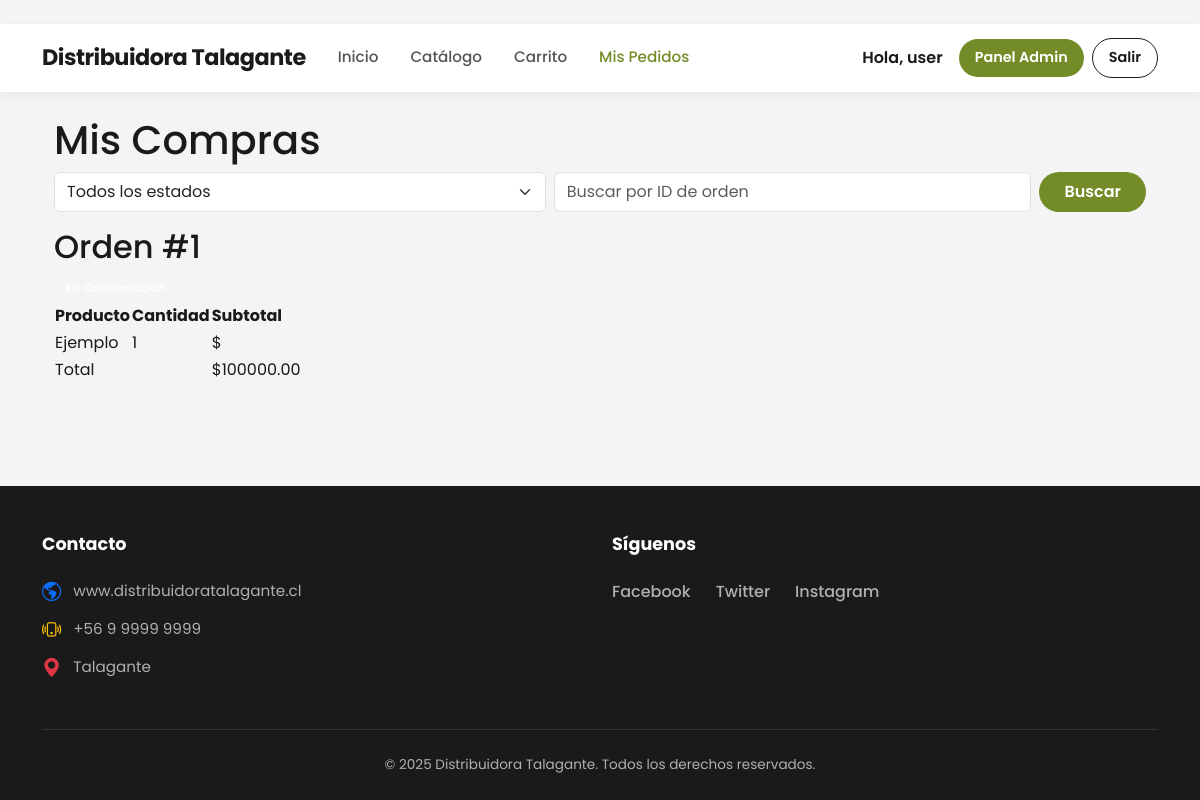
Page /mis-compras/ (signed in) on the committed database.
### core/models.py (models this page shows, shortened)
class Orden(models.Model):
    ESTADOS = [
        ('pendiente', 'Pendiente de Pago'),
        ('confirmacion', 'En Confirmación'),
        ('preparacion', 'En Preparación'),
        ('despacho', 'En Despacho / Listo para Retiro'),
        ('cancelado', 'Cancelado'),
        ('completado', 'Completado'),
    ]
    METODOS_PAGO = [
        ('transferencia', 'Transferencia Bancaria'),
        ('efectivo', 'Pago en Efectivo (Retiro)'),
    ]
    usuario = models.ForeignKey(User, on_delete=models.CASCADE)
    fecha = models.DateTimeField(auto_now_add=True)
    estado = models.CharField(max_length=20, choices=ESTADOS, default='pendiente')
    total = models.DecimalField(max_digits=12, decimal_places=2)
    metodo_pago = models.CharField(max_length=20, choices=METODOS_PAGO, default='transferencia')
    instrucciones_transferencia = models.TextField(default="Realice transferencia a Cuenta Corriente XXXX-XXXX y envíe comprobante por WhatsApp.")
    comprobante = models.ImageField(upload_to='comprobantes/', blank=True, null=True, help_text="Foto del comprobante de pago")
    nota_comprobante = models.TextField(blank=True, null=True, help_text="Link o nota del comprobante (opcional)")
    mensaje_cliente = models.TextField(blank=True, help_text="Mensaje opcional del cliente")

class ItemOrden(models.Model):
    orden = models.ForeignKey(Orden, on_delete=models.CASCADE)
    producto = models.ForeignKey(Producto, on_delete=models.CASCADE)
    cantidad = models.PositiveIntegerField()
    precio = models.DecimalField(max_digits=10, decimal_places=2)

class Producto(models.Model):
    codigo_barras = models.CharField(max_length=50, unique=True, blank=True, null=True,help_text="Se genera automáticamente si lo dejas vacío")
    nombre = models.CharField(max_length=200)
    categoria = models.CharField(max_length=50, blank=True)
    descripcion = models.TextField(blank=True)
    unidad_medida = models.CharField(max_length=2, choices=UnidadMedida.choices, default=UnidadMedida.UN)
    stock = models.DecimalField(max_digits=12, decimal_places=3, default=Decimal('0.000'))
    precio = models.DecimalField(
        max_digits=10,
        decimal_places=0,
        default=0,
        verbose_name="Precio"
    )
    tamano_paquete = models.DecimalField(max_digits=10, decimal_places=3, default=Decimal('1.000'), help_text="Ej: 10 para caja de 10 unidades")
    producto_hijo = models.ForeignKey('self', on_delete=models.SET_NULL, null=True, blank=True, related_name='productos_padre')
    fecha_vencimiento = models.DateField(null=True, blank=True)
    imagen = models.ImageField(upload_to='productos/', blank=True, null=True)
    activo = models.BooleanField(default=True)
    creado_en = models.DateTimeField(auto_now_add=True)
    actualizado_en = models.DateTimeField(auto_now=True)

### core/views.py (the view)
# urls.py: path('mis-compras/', views.mis_compras, name='mis_compras'),
@login_required
def mis_compras(request):
    ordenes = Orden.objects.filter(usuario=request.user).order_by('-fecha')
    for orden in ordenes:
        for item in orden.itemorden_set.all():
            item.subtotal_temp = item.cantidad * item.precio
    context = {
        'ordenes': ordenes,
    }
    return render(request, 'core/mis_compras.html', context)

### core/templates/core/mis_compras.html (shortened to what this page needs)
﻿{% extends 'core/base.html' %}
{% load static %}
{% block content %}
    <div class="mis-compras container mt-3">
        <h1>Mis Compras</h1>
        <div class="filters">
            <form method="get" class="d-flex gap-2">
                <select name="estado" class="form-select" onchange="this.form.submit()">
                    <option value="">Todos los estados</option>
                </select>
                <input type="text" name="q" value="{{ request.GET.q }}" class="form-control" placeholder="Buscar por ID de orden">
                <button type="submit" class="btn btn-primary">Buscar</button>
            </form>
        </div>
        {% if ordenes %}
            {% for orden in ordenes %}
                <article class="order-card">
                    <div class="order-head">
                        <h2>Orden #{{ orden.id }}</h2>
                        <span class="badge {% if orden.estado == 'pendiente' %}badge-pend{% elif orden.estado == 'confirmado' %}badge-pago{% elif orden.estado == 'despacho' %}badge-envi{% else %}badge-entr{% endif %}">
                        </span>
                    </div>
                    <table>
                        <thead>
                            <tr>
                                <th>Producto</th>
                                <th>Cantidad</th>
                                <th>Subtotal</th>
                            </tr>
                        </thead>
                        <tbody>
                            {% for item in orden.itemorden_set.all %}
                                <tr>
                                    <td>{{ item.producto.nombre }}</td>
                                    <td>{{ item.cantidad }}</td>
                                    <td>${{ item.subtotal_temp|floatformat:0 }}</td>
                                </tr>
                            {% empty %}
                                <tr><td colspan="3">No hay ítems en esta orden</td></tr>
                            {% endfor %}
                        </tbody>
                        <tfoot>
                            <tr>
                                <td colspan="2">Total</td>
                                <td>${{ orden.total|floatformat:2 }}</td>
                            </tr>
                        </tfoot>
                    </table>
                </article>
            {% endfor %}
        {% else %}
            <p>No tienes compras registradas. <a href="{% url 'catalogo' %}" class="btn btn-primary">Ir al catálogo</a></p>
        {% endif %}
    </div>
{% endblock %}

### core/templates/core/base.html (shortened to what this page needs)
﻿{% load static %}
<!DOCTYPE html>
<html lang="es">
<head>
  <link rel="stylesheet" href="https://cdn.jsdelivr.net/npm/bootstrap@5.3.0/dist/css/bootstrap.min.css">
  <link rel="stylesheet" href="https://cdn.jsdelivr.net/npm/bootstrap-icons@1.10.0/font/bootstrap-icons.css">
  <link rel="stylesheet" href="{% static 'core/css/style.css' %}?v=21">
</head>
<body class="site">
  {% with current=request.resolver_match.url_name %}
  <nav class="navbar navbar-expand-lg sticky-top">
    <div class="container">
      <a class="navbar-brand" href="{% url 'home' %}">Distribuidora Talagante</a>
      <div class="collapse navbar-collapse" id="navbarNav">
        <ul class="navbar-nav me-auto mb-2 mb-lg-0">
          <li class="nav-item"><a class="nav-link {% if current == 'home' %}active{% endif %}" href="{% url 'home' %}">Inicio</a></li>
          <li class="nav-item"><a class="nav-link {% if current == 'catalogo' %}active{% endif %}" href="{% url 'catalogo' %}">Catálogo</a></li>
          <li class="nav-item"><a class="nav-link {% if current == 'carrito' %}active{% endif %}" href="{% url 'carrito' %}">Carrito</a></li>
          <li class="nav-item"><a class="nav-link {% if current == 'mis_compras' %}active{% endif %}" href="{% url 'mis_compras' %}">Mis Pedidos</a></li>
        </ul>
        <div class="d-flex gap-2 align-items-center">
          {% if user.is_authenticated %}
            <span class="me-2 fw-semibold d-none d-lg-block">Hola, {{ user.username }}</span>
            {% if user.is_staff or user.is_superuser %}
              <a href="{% url 'admin_home' %}" class="btn btn-primary btn-sm px-3">Panel Admin</a>
            {% endif %}
            <a href="{% url 'logout' %}" class="btn btn-outline-dark btn-sm px-3">Salir</a>
          {% else %}
            <a href="{% url 'login' %}" class="btn btn-primary btn-sm px-4">Iniciar Sesión</a>
            <a href="{% url 'login' %}?tab=register" class="btn btn-light btn-sm px-4 border">Registrarse</a>
          {% endif %}
        </div>
      </div>
    </div>
  </nav>
  {% endwith %}
  <main class="site-main">
    <div class="container mt-4">
      {% block content %}{% endblock %}
    </div>
  </main>
  <footer class="global-footer">
    <div class="container">
      <div class="row pt-5 pb-4">
        <div class="col-md-6 mb-4 mb-md-0">
          <h5 class="footer-title">Contacto</h5>
          <ul class="list-unstyled footer-list">
            <li>
              <i class="bi bi-globe-americas text-primary"></i>
              <a href="#">www.distribuidoratalagante.cl</a>
            </li>
            <li>
              <i class="bi bi-phone-vibrate text-warning"></i>
              <span>+56 9 9999 9999</span>
            </li>
            <li>
              <i class="bi bi-geo-alt-fill text-danger"></i>
              <span>Talagante</span>
            </li>
          </ul>
        </div>
        <div class="col-md-6">
          <h5 class="footer-title">Síguenos</h5>
          <div class="social-links">
            <a href="#">Facebook</a>
            <a href="#">Twitter</a>
            <a href="#">Instagram</a>
          </div>
        </div>
      </div>
      <div class="footer-bottom">
        <p class="mb-0">&copy; 2025 Distribuidora Talagante. Todos los derechos reservados.</p>
      </div>
    </div>
  </footer>
</body>
</html>

### static/core/css/style.css (style rules this page uses)
body { font-family: var(--font-main); color: var(--color-dark); background-color: var(--color-gray-bg); }
a { text-decoration: none; color: inherit; }
.navbar { background-color: var(--color-white) !important; box-shadow: 0 4px 12px rgba(0,0,0,0.05); padding: 12px 0; }
.navbar-brand { font-family: var(--font-main); font-weight: 700; font-size: 1.4rem; color: var(--color-dark) !important; letter-spacing: -0.5px; }
.navbar-nav .nav-link { font-weight: 500; color: #555 !important; font-size: 0.95rem; margin: 0 8px; position: relative; transition: color 0.3s; }
.navbar-nav .nav-link:hover, .navbar-nav .nav-link.active { color: var(--color-primary) !important; }
.navbar .btn { border-radius: var(--radius-btn); font-weight: 600; padding: 8px 24px; font-size: 0.9rem; }
.btn { border-radius: var(--radius-card); font-weight: 600; padding: 10px 20px; transition: all 0.3s ease; border: none; }
.btn-primary { background-color: var(--color-primary) !important; border-color: var(--color-primary) !important; color: white !important; }
.btn-outline, .btn-outline-dark, .btn-outline-primary { background-color: transparent !important; border: 1px solid var(--color-dark) !important; color: var(--color-dark) !important; }
.global-footer { background-color: var(--color-dark); color: #b0b0b0; margin-top: auto; font-size: 0.95rem; }
.footer-title { color: #ffffff; font-weight: 700; margin-bottom: 25px; font-size: 1.1rem; }
.footer-list li { margin-bottom: 15px; display: flex; align-items: center; gap: 12px; }
.footer-list a { color: #b0b0b0; text-decoration: none; transition: color 0.3s ease; }
.footer-list i { font-size: 1.2rem; }
.social-links { display: flex; gap: 25px; }
.social-links a { color: #b0b0b0; font-weight: 500; font-size: 1rem; transition: color 0.3s; }
.footer-bottom { border-top: 1px solid #333; padding: 25px 0; text-align: center; margin-top: 10px; font-size: 0.85rem; }
.badge { padding: 8px 12px; border-radius: 30px; font-weight: 500; }
html { height: 100%; }
body { min-height: 100vh; display: flex; flex-direction: column; margin: 0; }
.site-main { flex: 1; }
.global-footer { margin-top: auto; width: 100%; }
.mis-compras .filters button { background-color: var(--color-primary) !important; color: white !important; border: none; padding: 8px 25px; border-radius: var(--radius-btn); font-weight: 600; transition: background 0.3s; }

### rows in the picture
Orden: id "1", total "100000.00"
ItemOrden: producto.nombre "Ejemplo", cantidad "1"

### other values in the picture
{{ user.username }} "user"
